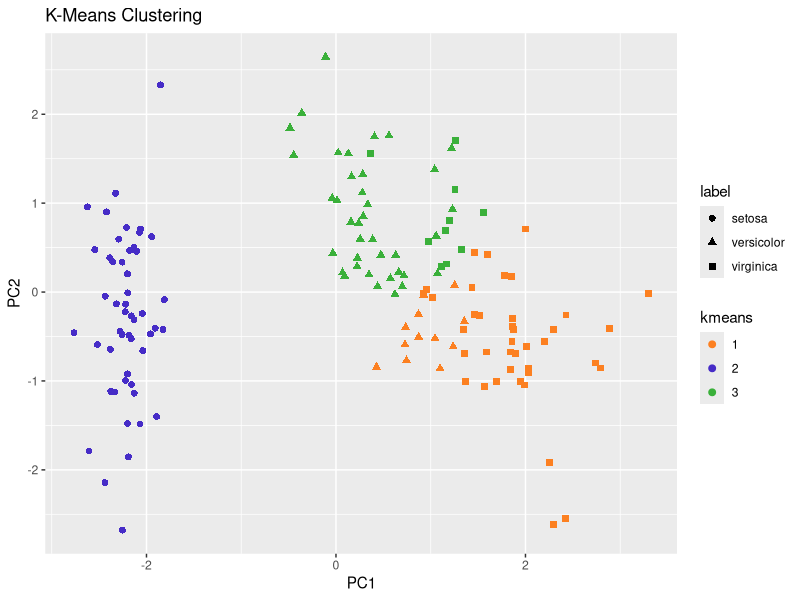

Write the R code that produced this figure.
# Euclidean distance: https://www.analyticsvidhya.com/blog/2020/02/4-types-of-distance-metrics-in-machine-learning/

library(clue)
library(ggplot2)

# Calculate Euclidean distance for n-dimensions
calculateEuclidean <- function(p1, p2) {
  # Add the squared difference of each dimension in both points
  total <- 0
  
  for (i in 1:length(names(p1))) {
    total <- total + ((p1[i] - p2[i]) ** 2)
  }
  
  # Square root the summed difference
  euclidean_dist <- unname(sqrt(total))
  
  return(euclidean_dist)
}

formatClusterResults <- function(centroid_assignments, points) {
  # Add a columns to the results of cluster assignment
  for (i in 1:length(centroid_assignments)) {
    cluster_points_df <- data.frame(centroid_assignments[[i]])
    cluster_points_df$cluster <- i
    centroid_assignments[[i]] <- cluster_points_df
  }
  
  results <- do.call("rbind", centroid_assignments)
  
  if (is.null(row.names(points))) {
    row.names(results) <- 1:nrow(results)
  } else {
    row.names(results) <- row.names(points)
  }
  
  return(results)
}

# K-means clustering algorithm
k_means <- function(points, k = 3, max_iterations = 100) {
  # Randomly initialize k centroids
  centroids <- points[sample(1:nrow(points), k), ]
  
  # Optimize centers up to n times
  for (i in 1:max_iterations) {
    # Initialize list to record points assigned to each centroid
    centroid_assignments <- vector("list", length = k)
    point_clusters <- c()
    
    # For each point, find its closest centroid
    for (p in 1:nrow(points)) {
      point <- points[p,]
      
      min_dist <- Inf
      best_centroid <- NA
      
      # Test each centroid
      for (c in 1:k) {
        centroid <- centroids[c,]
        # Calculate Euclidean distance between point and centroid
        euclidean <- calculateEuclidean(point, centroid)
        
        # If point is closest to this centroid than previous attempts, record the centroid
        if (euclidean < min_dist) {
          min_dist <- euclidean
          best_centroid <- c
        }
      }
      
      # Add the point's coordinates to its best centroid
      if (is.null(centroid_assignments[best_centroid][[1]])) {
        centroid_assignments[[best_centroid]] <- point
      } else {
        centroid_assignments[[best_centroid]] <- rbind(centroid_assignments[[best_centroid]], point)
      }
      
      point_clusters <- c(point_clusters, best_centroid)
    }
    
    # Record current centroid assignment
    centroids_old <- centroids
    
    # Calculate new centroids
    for (c in 1:k) {
      centroids[c,] <- colMeans(centroid_assignments[[c]])
    }
    
    # If centroids are the same, algorithm has converged so stop
    if (identical(centroids, centroids_old)) {
      return(as.factor(point_clusters))
      #return(formatClusterResults(centroid_assignments, points))
    }
  }
  
  return(as.factor(point_clusters))
  #return(formatClusterResults(centroid_assignments, points))
}

# Extract features and metadata
iris_features <- iris[, !names(iris) %in% c("Species")]
iris_metadata <- iris[, "Species"]

# Run principal component analysis with normalization
iris_pca <- prcomp(iris_features, center = TRUE, scale. = TRUE)$x
row.names(iris_pca) <- row.names(iris)

# Run k-means clustering
clusters <- k_means(iris_pca, max_iterations = 50)

iris_pca_clusters <- data.frame(iris_pca)
iris_pca_clusters$label <- iris_metadata
iris_pca_clusters$kmeans <- clusters

ggplot(iris_pca_clusters, aes(x = PC1, y = PC2, color = kmeans, shape = label)) +
  geom_point(size = 2) +
  scale_color_manual(values = c("#fc8021", "#462cc7", "#3ab03a")) +
  labs(title = "K-Means Clustering")

# Find the best mapping between labels and predicted clusters using the Hungarian matching algorithm
clusterLabelMatch <- function(labels, predictions) {
  n_clusters <- length(levels(predictions))
  n_samples <- length(predictions)
  
  # Construct a bipartite graph via an adjacency matrix
  bipartite_graph <- matrix(0, n_clusters, n_clusters)
  
  for (i in 1:n_samples) {
    # Add 1 for every intersection between rows and columns
    bipartite_graph[predictions[i], labels[i]] <- bipartite_graph[predictions[i], labels[i]] + 1
  }
  # Solve the linear sum assignment problem through the Hungarian method
  best_assignment <- solve_LSAP(max(bipartite_graph) - bipartite_graph, maximum = FALSE)
  
  # Create a list mapping labels to cluster predictions
  assignment_map <- list() 
  
  for (j in 1:length(best_assignment)) {
    assignment_map[levels(labels)[best_assignment[j]]] <- j
  }
  
  return(assignment_map)
}

as <- clusterLabelMatch(iris_metadata, clusters)
